Frame 1 (no input): blank canvas, image omitted
Frame 60 (the mouse pressed at the canvas centre just before this capture): blank canvas, image omitted
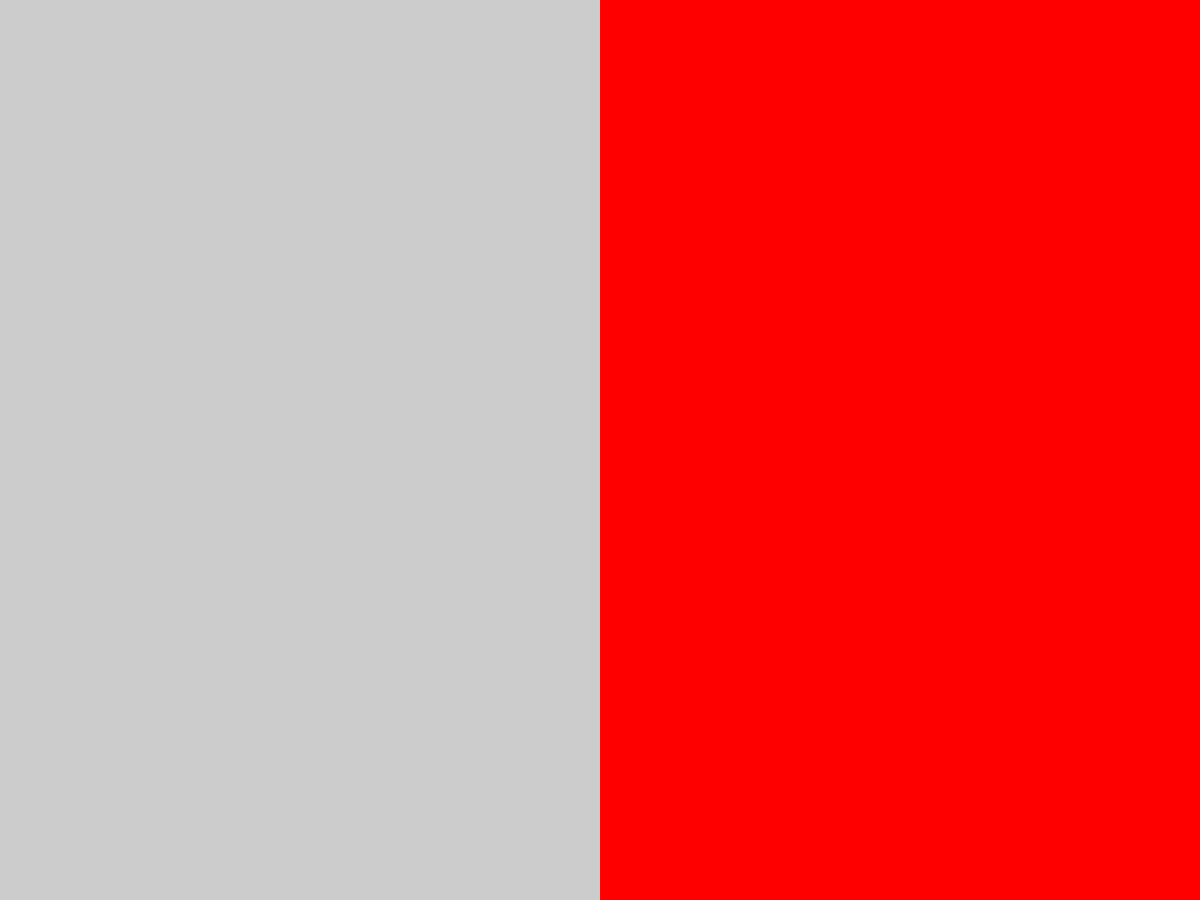
Frame 120 (the mouse held since frame 60 and released just before this capture)

The Processing sketch whose frames 1 and 60 were blank and that drew this single picture after the mouse press (run headless with seeded random() and noise(); from frame 60 on, the mouse is pressed at the canvas centre):

// Processing sketch: todo
// ── todo.pde
void setup() {
  fullScreen();
  noStroke();
  fill(0);
}

void draw() {
  background(204);
  if (mousePressed) {
    if (mouseX < width/2) {
      rect(0, 0, width/2, height); // Left
    } else {
      fill(255,0,0);
      rect(width/2, 0, width/2, height); // Right
    }
  }
}
